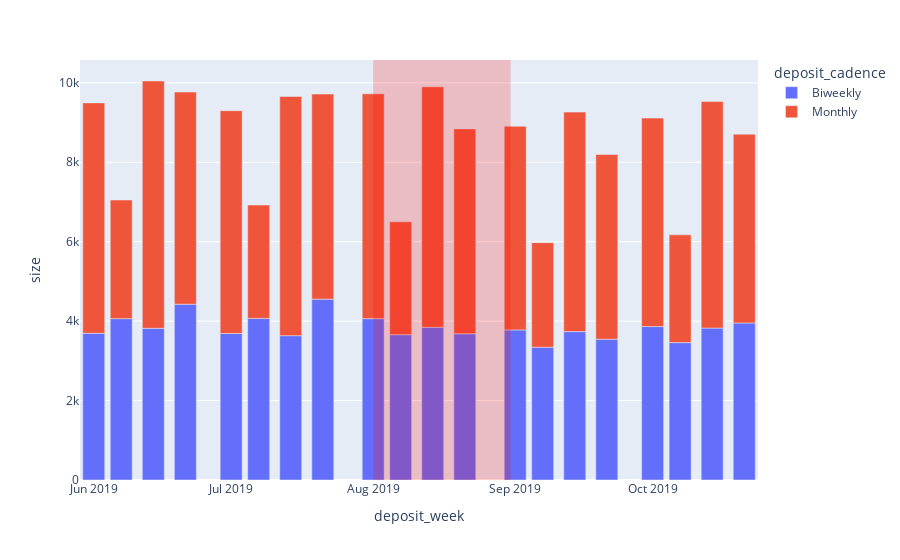

Write notebook code for a chart like this one.
### Code cell
fig = px.bar(cadence, x='deposit_week', y='size', color='deposit_cadence')
fig.add_vrect(x0=month3_start, x1=month3_end, line_width=0, fillcolor="red", opacity=0.2)
fig.show()

### Figure 1 — Plotly figure (JSON) as saved in the notebook; plotly's stock layout.template omitted (floating-point values rounded to 4 significant figures)
{"data": [{"alignmentgroup": "True", "hovertemplate": "deposit_cadence=Biweekly<br>deposit_week=%{x}<br>size=%{y}<extra></extra>", "legendgroup": "Biweekly", "marker": {"color": "#636efa", "pattern": {"shape": ""}}, "name": "Biweekly", "offsetgroup": "Biweekly", "orientation": "v", "showlegend": true, "textposition": "auto", "type": "bar", "x": ["2019-06-01T00:00:00", "2019-06-07T00:00:00", "2019-06-14T00:00:00", "2019-06-21T00:00:00", "2019-07-01T00:00:00", "2019-07-07T00:00:00", "2019-07-14T00:00:00", "2019-07-21T00:00:00", "2019-08-01T00:00:00", "2019-08-07T00:00:00", "2019-08-14T00:00:00", "2019-08-21T00:00:00", "2019-09-01T00:00:00", "2019-09-07T00:00:00", "2019-09-14T00:00:00", "2019-09-21T00:00:00", "2019-10-01T00:00:00", "2019-10-07T00:00:00", "2019-10-14T00:00:00", "2019-10-21T00:00:00"], "xaxis": "x", "y": [3694, 4063, 3819, 4426, 3688, 4069, 3634, 4554, 4063, 3659, 3847, 3682, 3779, 3344, 3736, 3546, 3863, 3459, 3825, 3954], "yaxis": "y"}, {"alignmentgroup": "True", "hovertemplate": "deposit_cadence=Monthly<br>deposit_week=%{x}<br>size=%{y}<extra></extra>", "legendgroup": "Monthly", "marker": {"color": "#EF553B", "pattern": {"shape": ""}}, "name": "Monthly", "offsetgroup": "Monthly", "orientation": "v", "showlegend": true, "textposition": "auto", "type": "bar", "x": ["2019-06-01T00:00:00", "2019-06-07T00:00:00", "2019-06-14T00:00:00", "2019-06-21T00:00:00", "2019-07-01T00:00:00", "2019-07-07T00:00:00", "2019-07-14T00:00:00", "2019-07-21T00:00:00", "2019-08-01T00:00:00", "2019-08-07T00:00:00", "2019-08-14T00:00:00", "2019-08-21T00:00:00", "2019-09-01T00:00:00", "2019-09-07T00:00:00", "2019-09-14T00:00:00", "2019-09-21T00:00:00", "2019-10-01T00:00:00", "2019-10-07T00:00:00", "2019-10-14T00:00:00", "2019-10-21T00:00:00"], "xaxis": "x", "y": [5801, 2987, 6227, 5341, 5610, 2854, 6023, 5163, 5659, 2841, 6052, 5158, 5127, 2632, 5527, 4649, 5249, 2714, 5702, 4754], "yaxis": "y"}], "layout": {"barmode": "relative", "legend": {"title": {"text": "deposit_cadence"}, "tracegroupgap": 0}, "margin": {"t": 60}, "shapes": [{"fillcolor": "red", "line": {"width": 0}, "opacity": 0.2, "type": "rect", "x0": "2019-08-01T00:00:00", "x1": "2019-08-31T00:00:00", "xref": "x", "y0": 0, "y1": 1, "yref": "y domain"}], "xaxis": {"anchor": "y", "domain": [0, 1], "title": {"text": "deposit_week"}}, "yaxis": {"anchor": "x", "domain": [0, 1], "title": {"text": "size"}}}}
